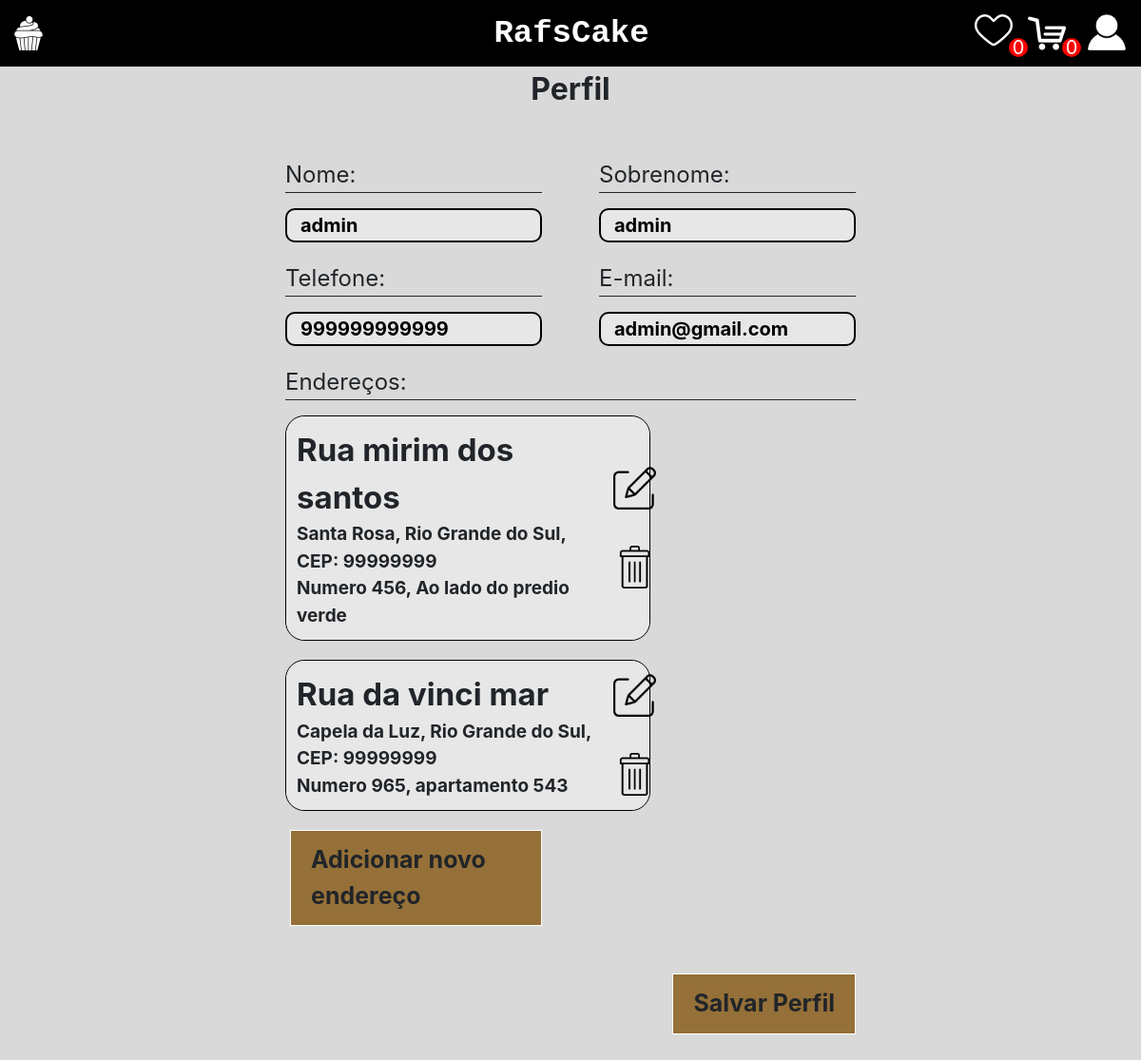
Page /perfil/ (signed in) on the committed database.
### login/models.py (models this page shows)
class CustomUser(AbstractUser):
    sobrenome = models.CharField(max_length=255)
    telefone = models.CharField(max_length=20)

### perfil/models.py (models this page shows)
class Endereco(models.Model):
    ESTADOS_CHOICES = [
        ('12', 'Acre'),
        ('27', 'Alagoas'),
        ('16', 'Amapá'),
        ('13', 'Amazonas'),
        ('29', 'Bahia'),
        ('23', 'Ceará'),
        ('53', 'Distrito Federal'),
        ('32', 'Espírito Santo'),
        ('52', 'Goiás'),
        ('21', 'Maranhão'),
        ('51', 'Mato Grosso'),
        ('50', 'Mato Grosso do Sul'),
        ('31', 'Minas Gerais'),
        ('15', 'Pará'),
        ('25', 'Paraíba'),
        ('41', 'Paraná'),
        ('26', 'Pernambuco'),
        ('22', 'Piauí'),
        ('33', 'Rio de Janeiro'),
        ('24', 'Rio Grande do Norte'),
        ('43', 'Rio Grande do Sul'),
        ('11', 'Rondônia'),
        ('14', 'Roraima'),
        ('42', 'Santa Catarina'),
        ('35', 'São Paulo'),
        ('28', 'Sergipe'),
        ('17', 'Tocantins')
    ]
    rua = models.CharField(max_length=255)
    numero = models.IntegerField()
    cep = models.CharField(max_length=8)
    estado = models.CharField(max_length=2, choices=ESTADOS_CHOICES)
    cidade = models.CharField(max_length=255)
    complemento = models.CharField(max_length=255, blank=True)
    user = models.ForeignKey(CustomUser, on_delete=models.CASCADE, null=True)

### perfil/views.py (the view)
# urls.py: path('', views.perfil, name='perfil'),
def perfil(request):
    user = CustomUser.objects.filter(email=request.user.email).first()
    if user:
        enderecos = user.endereco_set.all()
    return render(request, 'perfil.html', {'perfil': user, 'enderecos': enderecos})

### context_processors.py (called while the page is built)
def qtd_favorite(request):
    qtd_favorite=0
    if request.user.is_authenticated:
        favoritos = Favorito.objects.filter(ClienteCodigo=request.user)
        qtd_favorite = len(favoritos)
    return {'qtd_favorite': qtd_favorite}

def qtd_cart(request):
    qtd_cart = 0
    if request.user.is_authenticated:
        carrinho = Carrinho.objects.filter(ClienteCodigo=request.user, Ativo=True).first()
        if carrinho:
            qtd_cart = carrinho.itens.count()
    return {'qtd_cart': qtd_cart}

### perfil/templates/perfil.html (shortened to what this page needs)
{% extends 'base.html' %}
{% load static %}
{% block 'head' %}
<link rel="stylesheet" href="{% static 'home/css/home.css' %}">
<link rel="stylesheet" href="{% static 'perfil/css/perfil.css' %}">
{% endblock %}
{% block 'body' %}
<div class="centered-text">
    Perfil
</div>
<br>
<br>
<form method="POST" action="{% url 'salvarPerfil'  perfil.id  %}">
<div class="perfil-container">
    {% if perfil %}
        <div class="perfil-info">
            <div class="perfil-info-group">
                <div>
                    <p>Nome:</p>
                    <input type="text" name="nome" value="{{ perfil.username }}">
                </div>
                <div>
                    <p>Sobrenome:</p>
                    <input type="text" name="sobrenome" value="{{ perfil.sobrenome }}">
                </div>
            </div>
            <div class="perfil-info-group">
                <div>
                    <p>Telefone:</p>
                    <input type="tel" name="telefone" id="" maxlength="20" value="{{ perfil.telefone }}">
                </div>
                <div>
                    <p>E-mail:</p>
                    <input type="email" name="email" value="{{ perfil.email }}">
                </div>
            </div>
            <div class="perfil-enderecos">
                <div class="perfil-info-group">
                    <div id="enderecos">
                        <p>Endereços:</p>
                        {% for endereco in enderecos %}
                            <div class="div-endereco">
                                <div class="dados-endereco">
                                    <label class="rua">Rua {{endereco.rua}}</label>
                                    <label class="local">{{endereco.cidade}}, {{endereco.get_estado_display}}, CEP: {{endereco.cep}}</label>
                                    <label class="local">Numero {{endereco.numero}}, {{endereco.complemento}}</label>
                                </div>
                                <div class="acoes-endereco">
                                    <a href="{% url 'endereco' endereco.id %}">
                                        <img id="edita-endereco" class="acao-endereco" src="{% static 'perfil/img/edit_icon.png' %}">
                                    </a>
                                    <br/>
                                    <a href="{% url 'delete' endereco.id %}">
                                        <img id="deleta-endereco"  class="acao-endereco" src="{% static 'perfil/img/deleted.png' %}">
                                    </a>
                                </div>
                            </div>
                        {% endfor %}
                        <div id="btn-novo-endereco">
                            <a class="button-actions" href="{% url 'endereco' 0 %}" >
                                Adicionar novo endereço
                            </a>
                        </div>
                    </div>
                </div>
            </div>
            <div class="perfil-acoes">
                <input class="button-actions" type="submit" value="Salvar Perfil">
            </div>
        </div>
    {% else %}
    <br>
    <h1>Perfil não encontrado!</h1>
    {% endif %}
</div>
</form>
{% endblock %}

### templates/static/home/css/home.css (style rules this page uses)
a { text-decoration: none; color: inherit !important; }
.centered-text { display: flex; justify-content: center; font-size: 2em; font-weight: bold; }

### templates/static/perfil/css/perfil.css (style rules this page uses)
p { border-bottom: 1px solid; margin-bottom: 12px; }
.perfil-container { display: flex; justify-content: center; align-items: center; flex-direction: column; }
.perfil-container .perfil-info { width: 50%; }
.perfil-container .perfil-info p { font-size: 1.5em; }
.perfil-container .perfil-acoes { margin-top: 10px; margin-bottom: 30px; float: right; }
.perfil-container .perfil-info .perfil-info-group { display: flex; justify-content: space-between; }
.perfil-container .perfil-info .perfil-info-group div { width: 45%; margin-bottom: 20px; }
.perfil-info-group div input { width: 100%; border-radius: 10px; font-size: 20px; FONT-WEIGHT: BOLD; padding-left: 14px; background-color: #e7e7e7; border: 2px solid; }
div#enderecos { width: 100%; }
.button-actions { text-decoration: none !important; text-decoration: none; color: inherit !important; padding: 12px 21px 12px 21px; display: inline-block; margin-left: 5px; border: 1px solid white; background-color: #957038; font-size: 25px; font-weight: bold; }
label.rua { font-size: 33px; font-weight: bold; }
.dados-endereco { width: 90% !important; float: left; font-weight: bold; padding: 11px; background-color: #e7e7e7; margin: 0px !important; border-radius: 20px 0px 0px 20px; }
.acoes-endereco { width: 10% !important; float: left; background-color: #e7e7e7; margin: 0px !important; border-radius: 0px 20px 20px 0px; display: flex; flex-direction: column; justify-content: center; }
.acoes-endereco img { cursor: pointer; }
.acao-endereco { width: 45px; margin-bottom: 14px; }
#edita-endereco { margin-top: 12px; }
label.local { font-size: 19px; }
.div-endereco { width: 64% !important; display: flex; border: 1px solid black; border-radius: 20px 20px 20px 20px; }
.dados-endereco label { width: 100% !important; margin: 0px; }

### templates/static/base/css/base.css (style rules this page uses)
body { background-color: #d9d9d9 }

### rows in the picture
CustomUser: nome "admin", sobrenome "admin", telefone "999999999999", email "admin@gmail.com"
Endereco: rua "mirim dos santos", cidade "Santa Rosa", estado "Rio Grande do Sul", cep "99999999", numero "456", complemento "Ao lado do predio verde"
Endereco: rua "da vinci mar", cidade "Capela da Luz", estado "Rio Grande do Sul", cep "99999999", numero "965", complemento "apartamento 543"

### other values in the picture
{{ qtd_favorite }} "0"
{{ qtd_cart }} "0"
